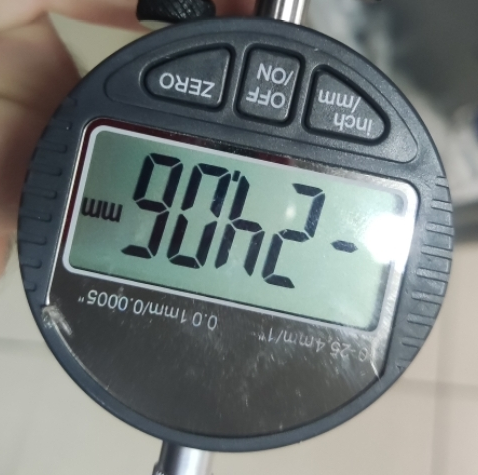
#> input picture images/indicator_tilt.png, 478 x 475 px
$ python six.py
#> lines starting #> are read from the running program, lines starting #| are printed output that depends on the picture; after the words box and inside, x2 and y2 are one past the last pixel; in counts of white or black regions, pixels touching at a corner belong together
# GPG-5 generated code (and Grock edited)

import cv2
import numpy as np

DEBUG=True

# --- карта сегментов ---
DIGITS = {
    (1,1,1,1,1,1,0): "0",
    (0,1,1,0,0,0,0): "1",
    (1,1,0,1,1,0,1): "2",
    (1,1,1,1,0,0,1): "3",
    (0,1,1,0,0,1,1): "4",
    (1,0,1,1,0,1,1): "5",
    (1,0,1,1,1,1,1): "6",
    (1,1,1,0,0,0,0): "7",
    (1,1,1,1,1,1,1): "8",
    (1,1,1,1,0,1,1): "9",
}

# --- сегменты внутри одной цифры (относительно ROI) ---
SEGMENTS = [
    (0.2, 0.05, 0.6, 0.15),   # a
    (0.75,0.15,0.9, 0.45),    # b
    (0.75,0.55,0.9, 0.85),    # c
    (0.2, 0.85,0.6, 0.95),    # d
    (0.05,0.55,0.2, 0.85),    # e
    (0.05,0.15,0.2, 0.45),    # f
    (0.2, 0.45,0.6, 0.55),    # g
]

def order_points(pts):
    rect = np.zeros((4, 2), dtype="float32")
    s = pts.sum(axis=1)
    rect[0] = pts[np.argmin(s)]
    rect[2] = pts[np.argmax(s)]
    diff = np.diff(pts, axis=1)
    rect[1] = pts[np.argmin(diff)]
    rect[3] = pts[np.argmax(diff)]
    return rect

# [7 lines of commented-out code are left out]


def auto_rotate(img):
    h, w = img.shape[:2]
    roi = img[int(h*0.7):h, int(w*0.7):w]  # Правый-низ для проверки "mm"
    gray = cv2.cvtColor(roi, cv2.COLOR_BGR2GRAY)
    _, thresh = cv2.threshold(gray, 0, 255, cv2.THRESH_BINARY + cv2.THRESH_OTSU)

    # Простая проверка на "mm" (можно улучшить с помощью OCR, например Tesseract)
    template = cv2.imread("mm_template.png", 0)  # Предполагаем, что у тебя есть шаблон "mm"
    if template is None:
        raise ValueError("template not found")
    res = cv2.matchTemplate(thresh, template, cv2.TM_CCOEFF_NORMED)
    loc = np.where(res >= 0.8)  # Порог совпадения
    if len(loc[0]) == 0:  # Если "mm" не найдено, поворачиваем
        img = cv2.rotate(img, cv2.ROTATE_180)
    return img


#gpt_5
def extract_screen(frame, dst_w=400, dst_h=160):
    if DEBUG:
        cv2.imshow('1. Original', frame)
    gray = cv2.cvtColor(frame, cv2.COLOR_BGR2GRAY) #конвертация в серый
    if DEBUG:
        cv2.imshow('2. Grayscale', gray)
    blur = cv2.GaussianBlur(gray, (5,5), 0) #Усреднение. 5,5 это ядно, которым катат по всему рисунку. Усредняют. ДОжно быть нечеётное и небольшое.
    if DEBUG:
        cv2.imshow('3. Blurred', blur)
    _,thresh = cv2.threshold(blur, 0, 255, cv2.THRESH_BINARY+cv2.THRESH_OTSU) #сделать только два цвета. получить маску
    #  thresh = cv2.adaptiveThreshold(blur, 255, cv2.ADAPTIVE_THRESH_GAUSSIAN_C, cv2.THRESH_BINARY, 15, 3)
    if DEBUG:
        cv2.imshow('4. Threshold (Otsu)', thresh)
    contours,_ = cv2.findContours(thresh, cv2.RETR_EXTERNAL, cv2.CHAIN_APPROX_SIMPLE)

    screen_cnt = None
    max_area = 0
    for c in contours:
        peri = cv2.arcLength(c, True)
        approx = cv2.approxPolyDP(c, 0.02 * peri, True)
        area = cv2.contourArea(c)
        if len(approx) == 4 and area > max_area:
            screen_cnt = approx
            max_area = area

    if screen_cnt is None:
        raise ValueError("display isn't found")

    rect = order_points(screen_cnt.reshape(4,2))
    dst = np.array([[0,0],[dst_w-1,0],[dst_w-1,dst_h-1],[0,dst_h-1]], dtype="float32")
    M = cv2.getPerspectiveTransform(rect, dst)
    warp = cv2.warpPerspective(frame, M, (dst_w, dst_h))
    return auto_rotate(warp)

def read_digit(img):
    """Распознаём одну цифру"""

    if DEBUG:
        cv2.imshow('digit', img)
    h, w = img.shape[:2]
    gray = cv2.cvtColor(img, cv2.COLOR_BGR2GRAY)
    _, binary = cv2.threshold(gray, 0, 255, cv2.THRESH_BINARY+cv2.THRESH_OTSU)

    on = []
    for (x1,y1,x2,y2) in SEGMENTS:
        x1i, y1i, x2i, y2i = int(x1*w), int(y1*h), int(x2*w), int(y2*h)
        roi = binary[y1i:y2i, x1i:x2i]
        mean_val = np.mean(roi)
        on.append(1 if mean_val < 128 else 0)

    return DIGITS.get(tuple(on), "?")

# [16 lines of commented-out code are left out]

def read_number(warp):

    if DEBUG:
        cv2.imshow('warp', warp)
    h, w = warp.shape[:2]
    gray = cv2.cvtColor(warp, cv2.COLOR_BGR2GRAY)
    _, binary = cv2.threshold(gray, 0, 255, cv2.THRESH_BINARY+cv2.THRESH_OTSU)
    binary = cv2.morphologyEx(binary, cv2.MORPH_CLOSE, np.ones((3,3), np.uint8))

    # Проверка минуса
    minus_roi = binary[30:130, 0:int(w*0.2)]  # Левая часть для минуса
    is_negative = np.mean(minus_roi) < 128

    # Поиск контуров цифр
    contours, _ = cv2.findContours(binary[30:130], cv2.RETR_EXTERNAL, cv2.CHAIN_APPROX_SIMPLE)
    digits = []
    for c in contours:
        x, y, w_c, h_c = cv2.boundingRect(c)
        if w_c > 10 and h_c > 50:  # Фильтр мелких контуров
            roi = warp[30:130, x:x+w_c]
            d = read_digit(roi)
            digits.append((x, d))

    # Сортировка по x и сбор числа
    digits.sort(key=lambda x: x[0])
    num_str = "".join(d[1] for d in digits).replace("?", "")

    # Поиск десятичной точки (упрощённо, можно улучшить)
    dot_pos = num_str.find(".") if "." in num_str else -1
    if dot_pos == -1:
        try:
            val = float(num_str) / 10 if len(num_str) == 4 else float(num_str)  # Адаптивная поправка
        except:
            return None
    else:
        val = float(num_str)

    return -val if is_negative else val

# [5 lines of commented-out code are left out]
frame = cv2.imread("images/indicator_tilt.png")
#> frame is the input picture: shape (475, 478, 3); mean B, G, R 121.1, 122.6, 116.1
#Картинка примерно должна быть 800*600. В разы меньше будет мало. Если больше хотябы в два раза - уже в десятки раз упадёт скорсоть распознавания.
if frame is None:
    print("Ошибка! Не удалось загрузить изображение. Проверь путь к файлу.")
    exit() # или return, если это внутри функции
warp = extract_screen(frame)
#> in extract_screen, `_,thresh = cv2.threshold(blur, 0, 255, cv2.THRESH_BINARY+cv2.THRESH_OT..`:
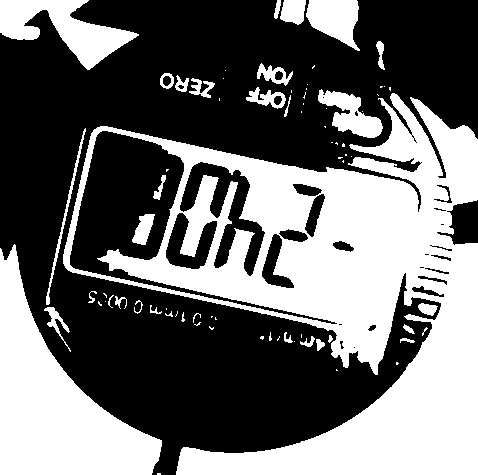
#> thresh: shape (475, 478); 42.3% white; 76 white regions (44 under 20 px)
#> in extract_screen, `contours,_ = cv2.findContours(thresh, cv2.RETR_EXTERNAL, cv2.CHAIN_APP..`: contours = 73 contours, 50 with area under 20; largest, box (x1, y1, x2, y2) and area: (63, 93, 478, 475) 84738, (0, 244, 162, 475) 16390, (0, 0, 139, 70) 4097, (306, 0, 360, 51) 1702, (318, 89, 383, 138) 1443
#> the loop in extract_screen, `for c in contours:` made 73 passes
#> (peri, area) on passes 5, 6, 7, 12, 16, 25, 27, 31, 35, 52, 55, 58: (32.73, 51.5), (35.31, 26), (52.04, 47.5), (40.14, 29), (31.8, 40), (166.1, 210.5), (52.04, 145.5), (69.11, 33), (724.6, 16390.5), (3118.3, 84738.5), (258.5, 1443), (149.6, 385.5)
#> (peri, approx, area) on passes 43, 50: (386.3, [[85, 128], [46, 304]], 298), (47.56, [[290, 95], [284, 116], [286, 115]], 20.5)
#> after the loop in extract_screen, `for c in contours:`: max_area = 3
#> in order_points, `s = pts.sum(axis=1)`: s = [630, 631, 634, 633]
#> in order_points, `diff = np.diff(pts, axis=1)`: diff = [316, 317, 314, 313]
#> in extract_screen, `rect = order_points(screen_cnt.reshape(4,2))`: rect = [[157, 473], [160, 473], [160, 474], [157, 474]]
#> in extract_screen, `M = cv2.getPerspectiveTransform(rect, dst)`: M = [[133, -3.43e-14, -20881], [3.64e-13, 159, -75207], [-5.36e-16, -8.9e-17, 1]]
#> in auto_rotate, `_, thresh = cv2.threshold(gray, 0, 255, cv2.THRESH_BINARY + cv2.THRESH..`: thresh: shape (48, 120); 44% white; 1 white region, box (x1, y1, x2, y2) and area: (0, 0, 68, 48) 2534
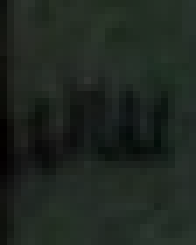
#> input picture mm_template.png, 28 x 35 px (shown 7 times larger)
#> in auto_rotate, `loc = np.where(res >= 0.8)`: loc = (empty array, empty array)
val = read_number(warp)
#> in read_number, `_, binary = cv2.threshold(gray, 0, 255, cv2.THRESH_BINARY+cv2.THRESH_O..`:
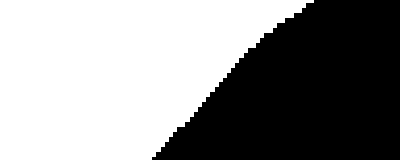
#> binary: shape (160, 400); 56.4% white; 1 black region
#> in read_number, `minus_roi = binary[30:130, 0:int(w*0.2)]`: minus_roi: shape (100, 80); every value is 255
#> in read_number, `is_negative = np.mean(minus_roi) < 128`: is_negative = False
#> in read_number, `contours, _ = cv2.findContours(binary[30:130], cv2.RETR_EXTERNAL, cv2...`: contours = 1 contour; box (x1, y1, x2, y2) and area: (0, 0, 273, 100) 21995
#> the loop in read_number, `for c in contours:` made 1 pass
#> (x, y, w_c, h_c, h in read_digit, w in read_digit, d) on pass 1: (0, 0, 273, 100, 100, 273, '1')
#> pass 1, in read_number, `roi = warp[30:130, x:x+w_c]`:
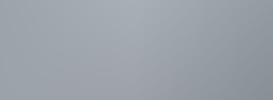
#> roi: shape (100, 273, 3); mean of channels 0, 1, 2 168.8, 162.3, 155.3; drawn as B, G, R
#> pass 1, in read_digit, `_, binary = cv2.threshold(gray, 0, 255, cv2.THRESH_BINARY+cv2.THRESH_O..`:
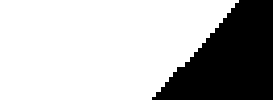
#> binary: shape (100, 273); 72% white; 1 black region
#> after the loop in read_number, `for c in contours:`: digits = [(0, '1')]
#> in read_number, `dot_pos = num_str.find(".") if "." in num_str else -1`: dot_pos = -1
#> in read_number, `val = float(num_str) / 10 if len(num_str) == 4 else float(num_str)`: val = 1
#> val = 1
print("recognized_digits:", val)
#| recognized_digits: 1.0

cv2.imshow("warp", warp)
cv2.waitKey(0)


# Загружаем изображение
frame = cv2.imread("images/indicator_tilt.png")
gray = cv2.cvtColor(frame, cv2.COLOR_BGR2GRAY)
blur = cv2.GaussianBlur(gray, (5,5), 0)
_,thresh = cv2.threshold(blur, 0, 255, cv2.THRESH_BINARY+cv2.THRESH_OTSU)

# 1. ПОКАЖЕМ ЧЕРНО-БЕЛОЕ ИЗОБРАЖЕНИЕ ПОСЛЕ ПОРОГА
# Это самое важное для диагностики. Виден ли на нем четкий белый прямоугольник на черном фоне?
cv2.imshow('1. Threshold (Binarization)', thresh)

# 2. НАРИСУЕМ ВСЕ КОНТУРЫ, КОТОРЫЕ НАШЕЛ ALGORITHM
# Создадим копию исходного изображения для рисования
contour_image = frame.copy()
contours,_ = cv2.findContours(thresh, cv2.RETR_EXTERNAL, cv2.CHAIN_APPROX_SIMPLE)
#> contours = 73 contours, 50 with area under 20; largest, box (x1, y1, x2, y2) and area: (63, 93, 478, 475) 84738, (0, 244, 162, 475) 16390, (0, 0, 139, 70) 4097, (306, 0, 360, 51) 1702, (318, 89, 383, 138) 1443
# Рисуем ВСЕ контуры зеленым цветом
cv2.drawContours(contour_image, contours, -1, (0,255,0), 2)
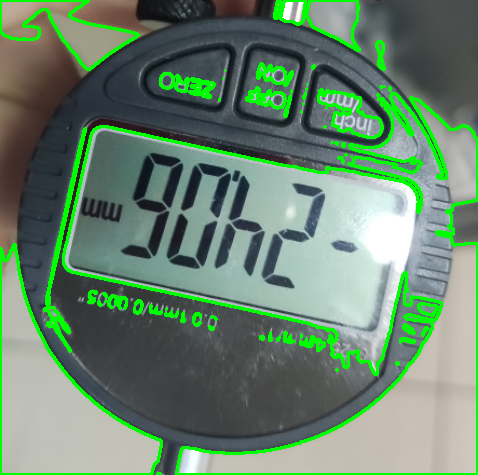
#> contour_image: shape (475, 478, 3); 8.63% of pixels changed, all inside (x1, y1, x2, y2) = (0, 0, 478, 475)
cv2.imshow('2. All Found Contours', contour_image)

# 3. ПРОЙДЕМСЯ ПО КОНТУРАМ И ПОПРОБУЕМ ИХ АППРОКСИМИРОВАТЬ
approx_image = frame.copy()
for c in contours:
    peri = cv2.arcLength(c, True)
    approx = cv2.approxPolyDP(c, 0.02 * peri, True)
    area = cv2.contourArea(c)
    # Рисуем аппроксимированный контур
    # Синий - любой контур
    cv2.drawContours(approx_image, [approx], -1, (255, 0, 0), 2)
    # Зеленый - если у него 4 угла
    if len(approx) == 4:
        cv2.drawContours(approx_image, [approx], -1, (0, 255, 0), 3)
        print(f"Found 4-point contour with area: {area}") # Выведем площадь в консоль
#> this loop made 73 passes
#| Found 4-point contour with area: 3.0
#| Found 4-point contour with area: 0.5
#| Found 4-point contour with area: 1.0
#| Found 4-point contour with area: 2.5
#| Found 4-point contour with area: 1.5
#| Found 4-point contour with area: 2.0
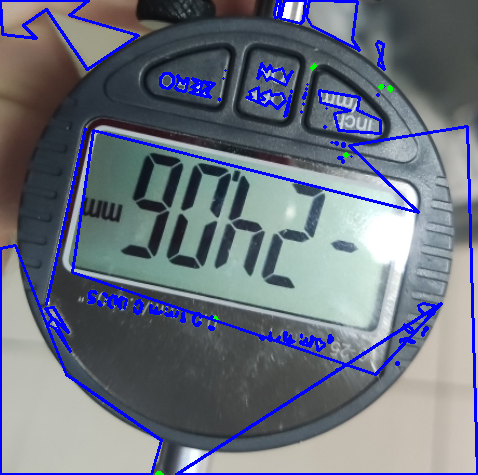
#> approx_image: shape (475, 478, 3); 6.36% of pixels changed, all inside (x1, y1, x2, y2) = (0, 0, 478, 475)

cv2.imshow('3. Contour Approximation (Blue: any, Green: quadrilateral)', approx_image)

cv2.waitKey(0)
cv2.destroyAllWindows()

# Только после этого пробуем запустить основную функцию
try:
    warp = extract_screen(frame)
#> the loop in extract_screen (call 2), `for c in contours:` made 73 passes
    cv2.imshow('Result', warp)
    cv2.waitKey(0)
    cv2.destroyAllWindows()
except ValueError as e:
    print(e)
